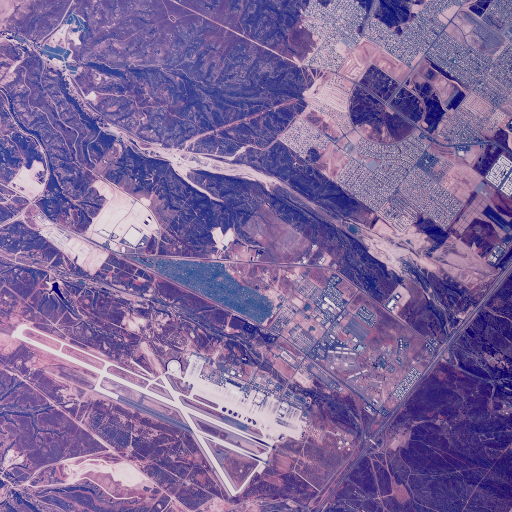
#> input picture images/2.1.01.tiff, 512 x 512 px
$ jupyter execute SeparatingColorChanels.ipynb
#> lines starting #> are read from the running program, lines starting #| are printed output that depends on the picture
[cell 1]
#importing libraries
import cv2
import matplotlib.pyplot as plt
import numpy as np
#getting path to the image
path=input("enter the absolute path to the image")
#> the answer given: images/2.1.01.tiff
#getting the matrix of RGB intensities using cv2.imread()
imgBGR=cv2.imread(path)
#> imgBGR is the input picture: shape (512, 512, 3); mean B, G, R 153.9, 102.8, 125.8
#converting from BGR to RGB
imgRGB=cv2.cvtColor(imgBGR,cv2.COLOR_BGR2RGB)
#converting from BGR to GrayScale
imgGray=cv2.cvtColor(imgBGR,cv2.COLOR_BGR2GRAY)
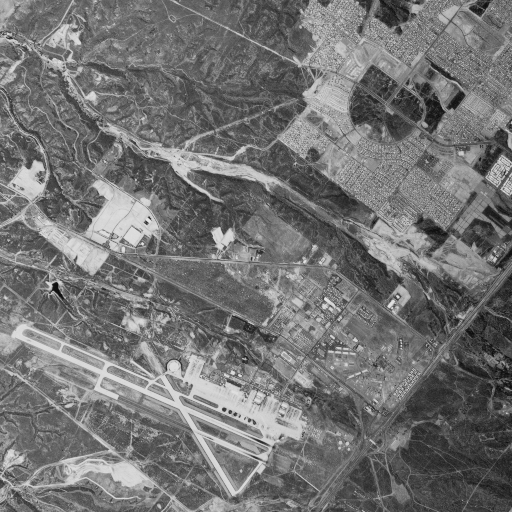
#> imgGray: shape (512, 512); min 12, max 229, mean 115.5
#creating a RGB image matrix which have intensity values only for 1 channel and 0 for the remaining two using list comprehension
imgR=[[ [imgRGB[i,j,k] if k==0 else 0 for k in range(0,3)] for j in range(0,imgRGB.shape[1])]for i in range(0,imgRGB.shape[0])]
#> imgR = 512 items
imgG=[[ [imgRGB[i,j,k] if k==1 else 0 for k in range(0,3)] for j in range(0,imgRGB.shape[1])]for i in range(0,imgRGB.shape[0])]
#> imgG = 512 items
imgB=[[ [imgRGB[i,j,k] if k==2 else 0 for k in range(0,3)] for j in range(0,imgRGB.shape[1])]for i in range(0,imgRGB.shape[0])]
#> imgB = 512 items
#converting form list to np.array
imgR=np.array(imgR)
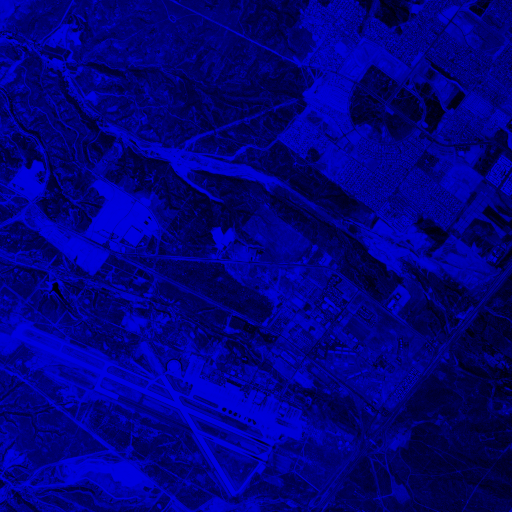
#> imgR: shape (512, 512, 3) int64; mean of channels 0, 1, 2 125.8, 0, 0; drawn as B, G, R
imgG=np.array(imgG)
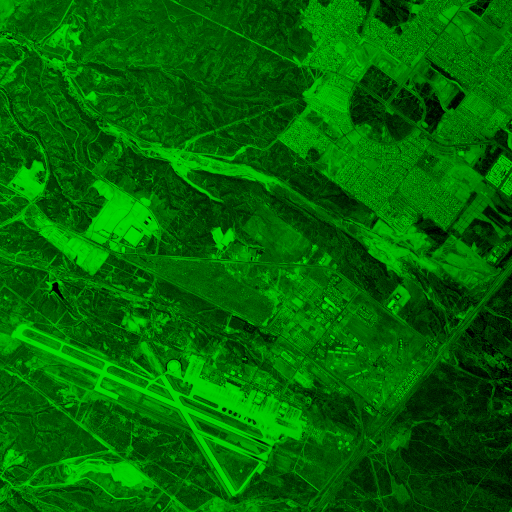
#> imgG: shape (512, 512, 3) int64; mean of channels 0, 1, 2 0, 102.8, 0; drawn as B, G, R
imgB=np.array(imgB)
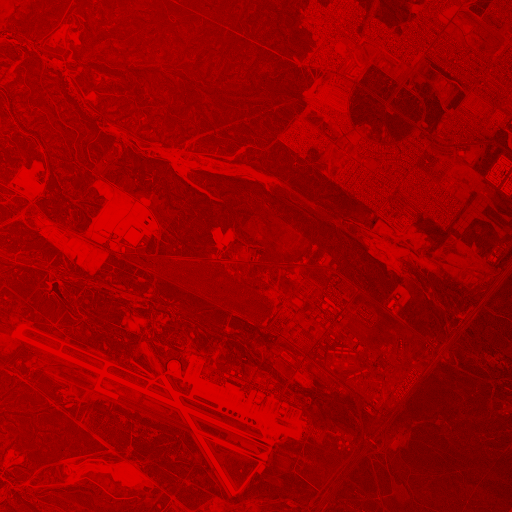
#> imgB: shape (512, 512, 3) int64; mean of channels 0, 1, 2 0, 0, 153.9; drawn as B, G, R

#setting figure size of the image plot and creating subplot for each of the images(color image)
plt.figure(figsize=(20,20))
plt.subplot(1,4,1)
plt.imshow(imgRGB)
plt.title("colorImage")

plt.subplot(1,4,2)
plt.imshow(imgR)
plt.title("RedImage")

plt.subplot(1,4,3)
plt.imshow(imgG)
plt.title("GreenImage")

plt.subplot(1,4,4)
plt.imshow(imgB)
plt.title("blueImage")
plt.show()
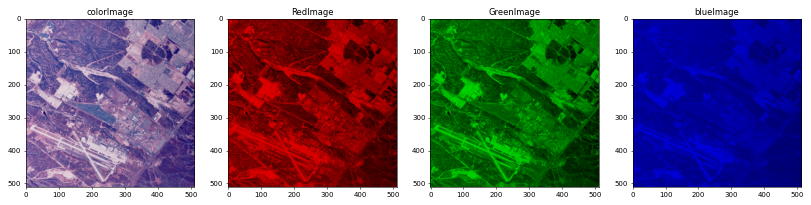
#> figure drawn by matplotlib, 4 panels

#setting figure size of the image plot and creating subplot for each of the images(GrayScale image)
plt.figure(figsize=(20,20))
plt.subplot(1,4,1)
plt.imshow(imgGray,cmap='gray')
plt.title("ColorImage(grayscale intensity)")

plt.subplot(1,4,2)
plt.imshow(imgRGB[:,:,0],cmap='gray')
plt.title("RedImage(grayscale intensity)")

plt.subplot(1,4,3)
plt.imshow(imgRGB[:,:,1],cmap='gray')
plt.title("GreenImage(grayscale intensity)")

plt.subplot(1,4,4)
plt.imshow(imgRGB[:,:,2],cmap='gray')
plt.title("BlueImage(grayscale intensity)")
plt.show()
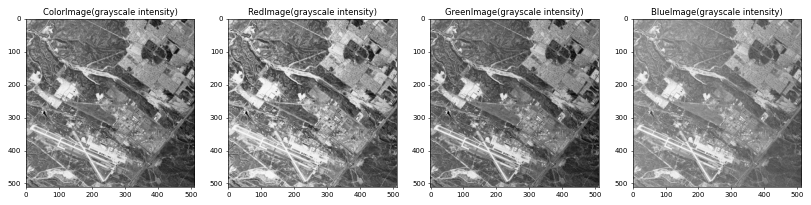
#> figure drawn by matplotlib, 4 panels

$ run again, on images/2.1.03.tiff
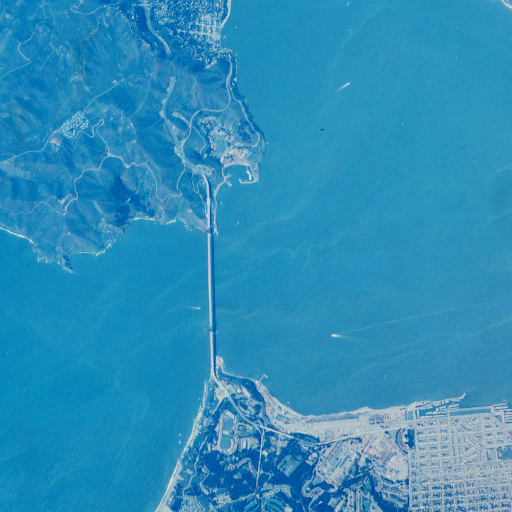
#> input picture images/2.1.03.tiff, 512 x 512 px
#> imgBGR is the input picture: shape (512, 512, 3); mean B, G, R 185.2, 142.2, 45.2
#> `imgGray=cv2.cvtColor(imgBGR,cv2.COLOR_BGR2GRAY)`:
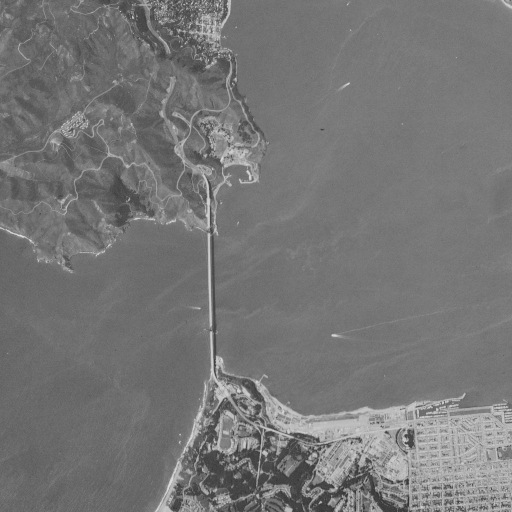
#> imgGray: shape (512, 512); min 48, max 221, mean 118.1
#> `imgR=[[ [imgRGB[i,j,k] if k==0 else 0 for k in range(0,3)] for j in ra..`: imgR = 512 items
#> `plt.show()`:
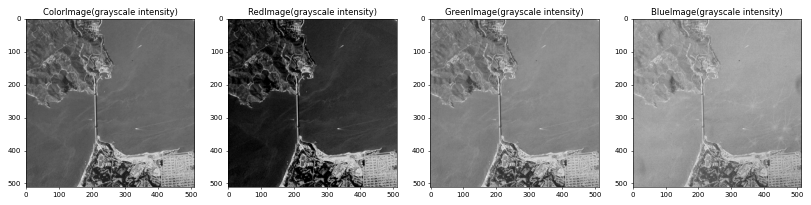
#> figure drawn by matplotlib, 4 panels

$ run again, on images/2.1.04.tiff
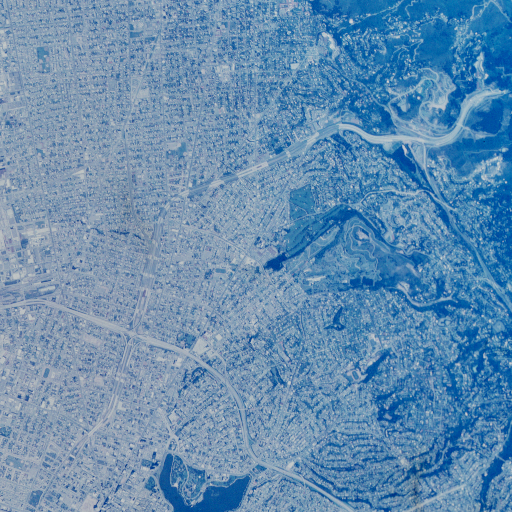
#> input picture images/2.1.04.tiff, 512 x 512 px
#> imgBGR is the input picture: shape (512, 512, 3); mean B, G, R 176, 141.4, 102
#> `imgGray=cv2.cvtColor(imgBGR,cv2.COLOR_BGR2GRAY)`:
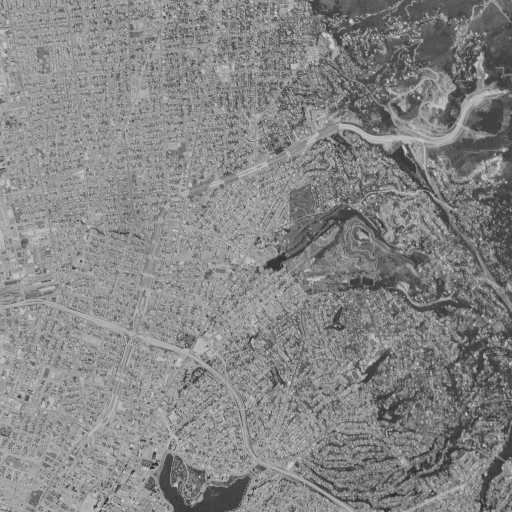
#> imgGray: shape (512, 512); min 40, max 211, mean 133.5
#> `imgR=[[ [imgRGB[i,j,k] if k==0 else 0 for k in range(0,3)] for j in ra..`: imgR = 512 items
#> `plt.show()`:
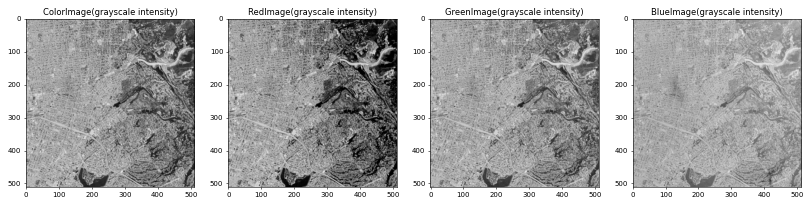
#> figure drawn by matplotlib, 4 panels

$ run again, on images/2.1.05.tiff
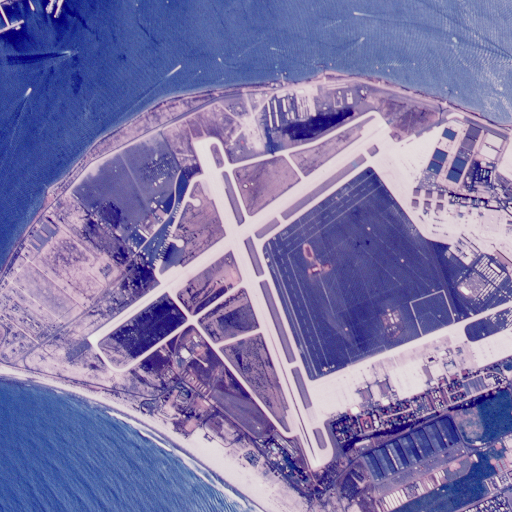
#> input picture images/2.1.05.tiff, 512 x 512 px
#> imgBGR is the input picture: shape (512, 512, 3); mean B, G, R 168.8, 117.7, 126.4
#> `imgGray=cv2.cvtColor(imgBGR,cv2.COLOR_BGR2GRAY)`:
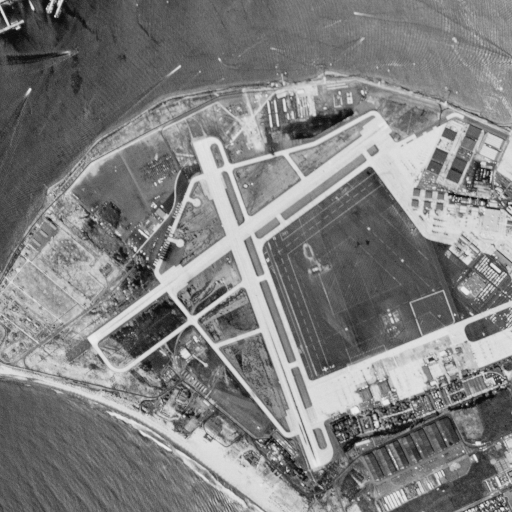
#> imgGray: shape (512, 512); min 10, max 234, mean 126.1
#> `imgR=[[ [imgRGB[i,j,k] if k==0 else 0 for k in range(0,3)] for j in ra..`: imgR = 512 items
#> `plt.show()`:
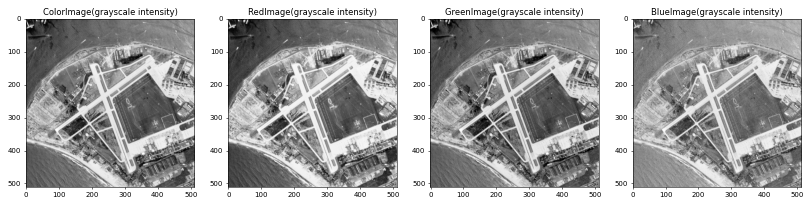
#> figure drawn by matplotlib, 4 panels
